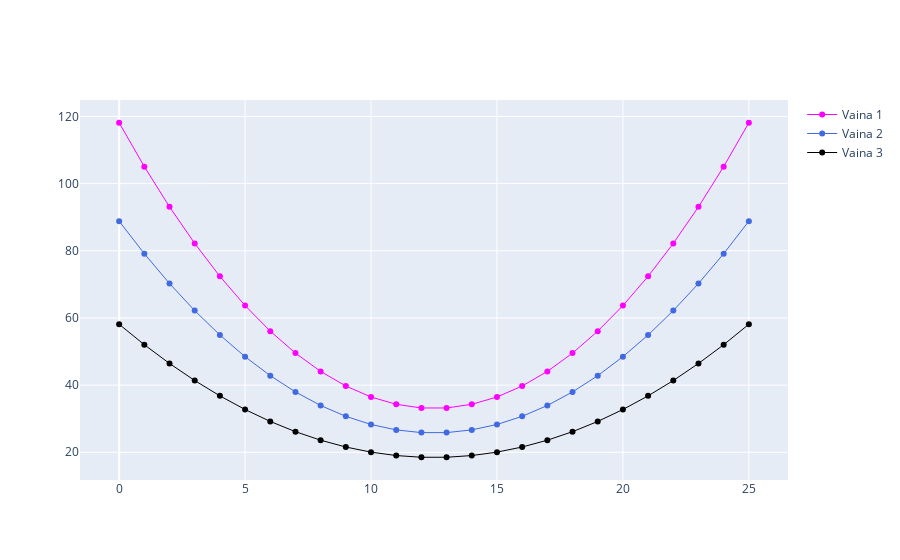

Here is the notebook cell this chart was saved with:
### Code cell
# Ecuacion Parabola
l=25 # m

# Grafica

x=np.linspace(0,l,l+1)
# Vaina 1
y_v1=2/l**2*(y1-2*c+y1)*x**2+1/l*(-3*y1+4*c-y1)*x+y1
# Vaina 2
y_v2=2/l**2*(y2-2*b+y2)*x**2+1/l*(-3*y2+4*b-y2)*x+y2
# Vaina 3
y_v3=2/l**2*(y3-2*a+y3)*x**2+1/l*(-3*y3+4*a-y3)*x+y3

fig=go.Figure()
fig.add_trace(go.Scatter(x=x,y=y_v1,name='Vaina 1',mode='lines+markers',line=dict(color='magenta', width=1)))
fig.add_trace(go.Scatter(x=x,y=y_v2,name='Vaina 2',mode='lines+markers',line=dict(color='royalblue', width=1)))
fig.add_trace(go.Scatter(x=x,y=y_v3,name='Vaina 3',mode='lines+markers',line=dict(color='black', width=1)))

### Figure 1 — Plotly figure (JSON) as saved in the notebook; plotly's stock layout.template omitted (floating-point values rounded to 4 significant figures)
{"data": [{"line": {"color": "magenta", "width": 1}, "mode": "lines+markers", "name": "Vaina 1", "type": "scatter", "x": [0, 1, 2, 3, 4, 5, 6, 7, 8, 9, 10, 11, 12, 13, 14, 15, 16, 17, 18, 19, 20, 21, 22, 23, 24, 25], "y": [118.1, 105.1, 93.08, 82.19, 72.39, 63.68, 56.06, 49.53, 44.08, 39.73, 36.46, 34.28, 33.2, 33.2, 34.28, 36.46, 39.73, 44.08, 49.53, 56.06, 63.68, 72.39, 82.19, 93.08, 105.1, 118.1]}, {"line": {"color": "royalblue", "width": 1}, "mode": "lines+markers", "name": "Vaina 2", "type": "scatter", "x": [0, 1, 2, 3, 4, 5, 6, 7, 8, 9, 10, 11, 12, 13, 14, 15, 16, 17, 18, 19, 20, 21, 22, 23, 24, 25], "y": [88.82, 79.13, 70.26, 62.18, 54.92, 48.46, 42.81, 37.97, 33.93, 30.7, 28.28, 26.67, 25.86, 25.86, 26.67, 28.28, 30.7, 33.93, 37.97, 42.81, 48.46, 54.92, 62.18, 70.26, 79.13, 88.82]}, {"line": {"color": "black", "width": 1}, "mode": "lines+markers", "name": "Vaina 3", "type": "scatter", "x": [0, 1, 2, 3, 4, 5, 6, 7, 8, 9, 10, 11, 12, 13, 14, 15, 16, 17, 18, 19, 20, 21, 22, 23, 24, 25], "y": [58.12, 52.03, 46.44, 41.37, 36.8, 32.74, 29.18, 26.14, 23.6, 21.57, 20.05, 19.03, 18.52, 18.52, 19.03, 20.05, 21.57, 23.6, 26.14, 29.18, 32.74, 36.8, 41.37, 46.44, 52.03, 58.12]}], "layout": {}}
